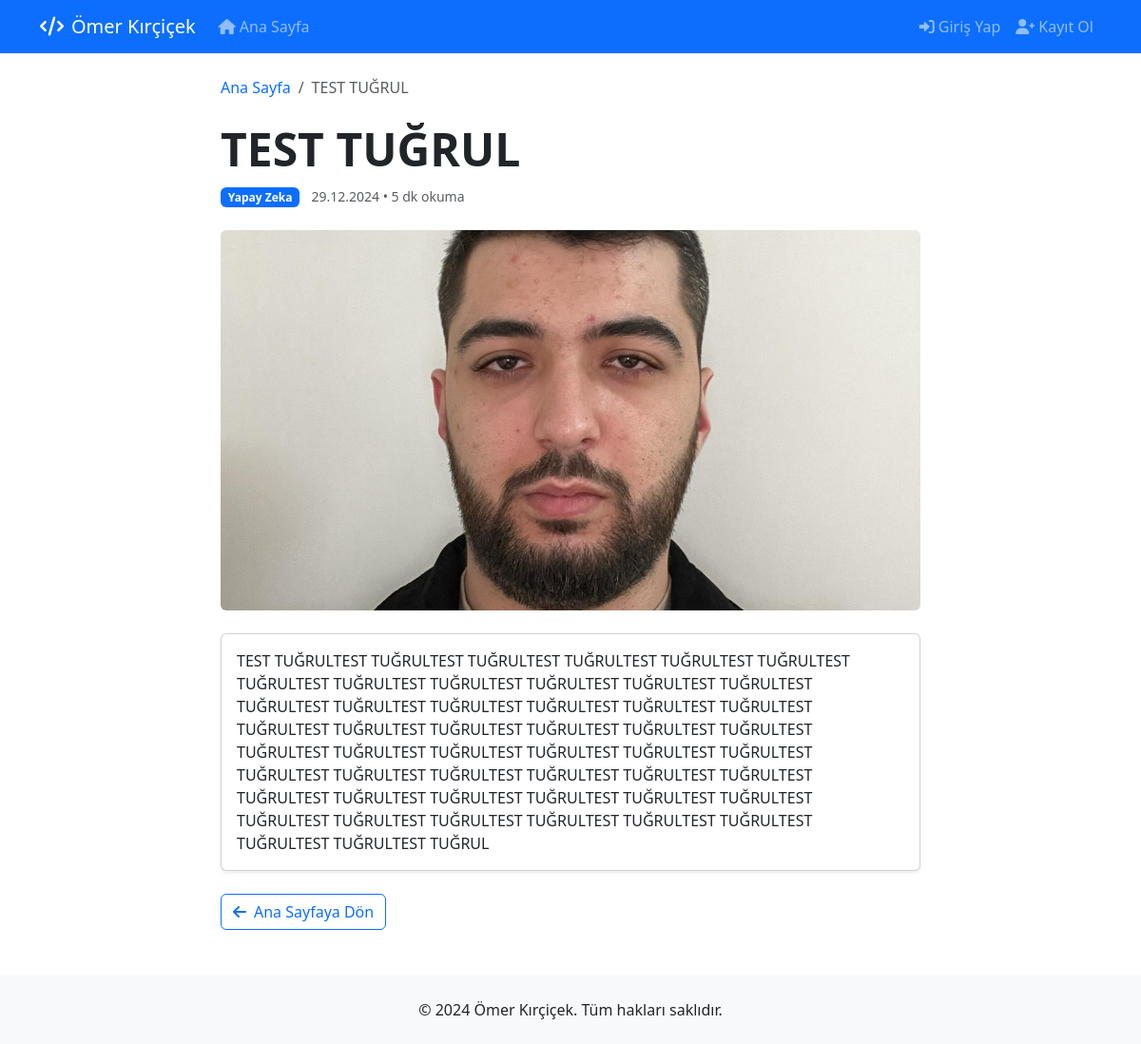
Page /post/test-tugrul on the committed database.
### src/main.py (models this page shows, shortened)
class Post(db.Model):
    id = db.Column(db.Integer, primary_key=True)
    title = db.Column(db.String(200), nullable=False)
    slug = db.Column(db.String(200), unique=True, nullable=False)
    preview = db.Column(db.String(300), nullable=False)
    content = db.Column(db.Text, nullable=False)
    image = db.Column(db.String(255))
    category_id = db.Column(db.Integer, db.ForeignKey('category.id'), nullable=False)
    author_id = db.Column(db.Integer, db.ForeignKey('user.id'), nullable=False)
    reading_time = db.Column(db.Integer, default=5)
    created_at = db.Column(db.DateTime, default=datetime.utcnow)
    is_approved = db.Column(db.Boolean, default=False)
    status = db.Column(db.String(20), default='pending')  # pending, approved, rejected

class Category(db.Model):
    id = db.Column(db.Integer, primary_key=True)
    name = db.Column(db.String(50), unique=True, nullable=False)
    slug = db.Column(db.String(50), unique=True, nullable=False)
    posts = db.relationship('Post', backref='category_rel', lazy=True)

### src/main.py (the view)
@app.route('/post/<slug>')
def post(slug):
    post = Post.query.filter_by(slug=slug).first_or_404()
    return render_template('post.html', post=post)

### src/templates/post.html
{% extends "base.html" %}
{% block content %}
<div class="row justify-content-center">
    <div class="col-lg-8">
        <nav aria-label="breadcrumb" class="mb-4">
            <ol class="breadcrumb">
                <li class="breadcrumb-item"><a href="/" class="text-decoration-none">Ana Sayfa</a></li>
                <li class="breadcrumb-item active">{{ post.title }}</li>
            </ol>
        </nav>
        <article class="blog-post">
            <header class="mb-4">
                <h1 class="display-5 fw-bold">{{ post.title }}</h1>
                <div class="text-muted mb-3">
                    <span class="badge bg-primary">{{ post.category_rel.name }}</span>
                    <small class="ms-2">{{ post.created_at.strftime('%d.%m.%Y') }} • {{ post.reading_time }} dk okuma</small>
                </div>
            </header>
            {% if post.image %}
            <div class="mb-4">
                <img src="{{ url_for('serve_image', filename=post.image) }}"
                     class="img-fluid rounded" alt="{{ post.title }}"
                     style="max-height: 400px; width: 100%; object-fit: cover;">
            </div>
            {% endif %}
            <div class="card shadow-sm mb-4">
                <div class="card-body">
                    {{ post.content | safe }}
                </div>
            </div>
            <div class="mt-4">
                <a href="/" class="btn btn-outline-primary">
                    <i class="fas fa-arrow-left me-2"></i>Ana Sayfaya Dön
                </a>
            </div>
        </article>
    </div>
</div>
{% endblock %}

### rows in the picture
Post: title "TEST TUĞRUL", created_at "29.12.2024", reading_time "5", image (picture), content "TEST TUĞRULTEST TUĞRULTEST TUĞRULTEST TUĞRULTEST TUĞRULTEST TUĞRULTEST TUĞRULTEST TUĞRULTEST TUĞRULTEST TUĞRULTEST TUĞRULTEST TUĞRULTEST TUĞRULTEST TUĞRULTEST TUĞRULTEST TUĞRULTEST TUĞRULTEST TUĞRULTEST TUĞRULTEST TUĞRULTEST TUĞRULTEST TUĞRULTEST TUĞRULTEST TUĞRULTEST TUĞRULTEST TUĞRULTEST TUĞRULTEST TUĞRULTEST TUĞRULTEST TUĞRULTEST TUĞRULTEST TUĞRULTEST TUĞRULTEST TUĞRULTEST TUĞRULTEST TUĞRULTEST TUĞRULTEST TUĞRULTEST TUĞRULTEST TUĞRULTEST TUĞRULTEST TUĞRULTEST TUĞRULTEST TUĞRULTEST TUĞRULTEST TUĞRULTEST TUĞRULTEST TUĞRULTEST TUĞRULTEST TUĞRULTEST TUĞRUL"
Category: category_rel.name "Yapay Zeka"
